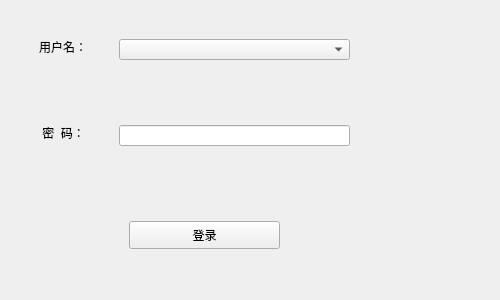
<?xml version="1.0" encoding="UTF-8"?>
<ui version="4.0">
 <class>Login</class>
 <widget class="QMainWindow" name="Login">
  <property name="geometry">
   <rect>
    <x>0</x>
    <y>0</y>
    <width>500</width>
    <height>300</height>
   </rect>
  </property>
  <property name="minimumSize">
   <size>
    <width>500</width>
    <height>300</height>
   </size>
  </property>
  <property name="maximumSize">
   <size>
    <width>500</width>
    <height>300</height>
   </size>
  </property>
  <property name="baseSize">
   <size>
    <width>0</width>
    <height>0</height>
   </size>
  </property>
  <property name="windowTitle">
   <string>MainWindow</string>
  </property>
  <property name="iconSize">
   <size>
    <width>50</width>
    <height>30</height>
   </size>
  </property>
  <widget class="QWidget" name="centralwidget">
   <layout class="QGridLayout" name="gridLayout">
    <item row="0" column="0">
     <widget class="QWidget" name="widget" native="true">
      <widget class="QLabel" name="label">
       <property name="geometry">
        <rect>
         <x>30</x>
         <y>30</y>
         <width>60</width>
         <height>16</height>
        </rect>
       </property>
       <property name="text">
        <string>用户名：</string>
       </property>
      </widget>
      <widget class="QComboBox" name="comboBox">
       <property name="geometry">
        <rect>
         <x>110</x>
         <y>30</y>
         <width>231</width>
         <height>21</height>
        </rect>
       </property>
       <property name="baseSize">
        <size>
         <width>20</width>
         <height>0</height>
        </size>
       </property>
       <property name="iconSize">
        <size>
         <width>60</width>
         <height>16</height>
        </size>
       </property>
      </widget>
     </widget>
    </item>
    <item row="2" column="0">
     <widget class="QWidget" name="widget_3" native="true">
      <widget class="QPushButton" name="pushButton">
       <property name="geometry">
        <rect>
         <x>120</x>
         <y>20</y>
         <width>151</width>
         <height>28</height>
        </rect>
       </property>
       <property name="text">
        <string>登录</string>
       </property>
      </widget>
     </widget>
    </item>
    <item row="1" column="0">
     <widget class="QWidget" name="widget_2" native="true">
      <widget class="QLabel" name="label_2">
       <property name="geometry">
        <rect>
         <x>30</x>
         <y>20</y>
         <width>69</width>
         <height>16</height>
        </rect>
       </property>
       <property name="text">
        <string> 密  码：</string>
       </property>
      </widget>
      <widget class="QLineEdit" name="lineEdit">
       <property name="geometry">
        <rect>
         <x>110</x>
         <y>20</y>
         <width>231</width>
         <height>21</height>
        </rect>
       </property>
       <property name="echoMode">
        <enum>QLineEdit::Password</enum>
       </property>
      </widget>
     </widget>
    </item>
   </layout>
  </widget>
 </widget>
 <resources/>
 <connections/>
</ui>
